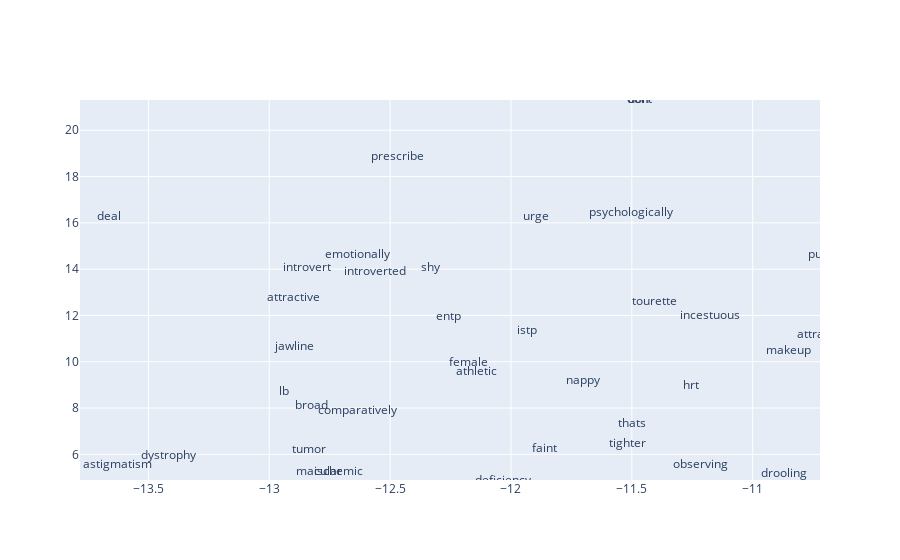

Notebook source saved alongside this figure:
### Code cell
# Plot
trace = go.Scatter(
    x = Y[:,0],
    y = Y[:,1],
    text = list(wanted_vocab),
    mode='text'
)

data = [trace]

# Plot and embed in ipython notebook!
iplot(data, filename='basic-scatter')

### Figure 1 — Plotly figure (JSON) as saved in the notebook; plotly's stock layout.template omitted (floating-point values rounded to 4 significant figures; data arrays with more than 128 entries replaced by an {"elided": "..."} marker saying what was removed)
{"data": [{"mode": "text", "text": {"elided": "1500 str values"}, "type": "scatter", "x": {"elided": "1500 float values"}, "y": {"elided": "1500 float values"}}], "layout": {"autosize": true, "dragmode": "zoom", "xaxis": {"autorange": false, "range": [-13.78, -10.72], "type": "linear"}, "yaxis": {"autorange": false, "range": [4.893, 21.31], "type": "linear"}}}
